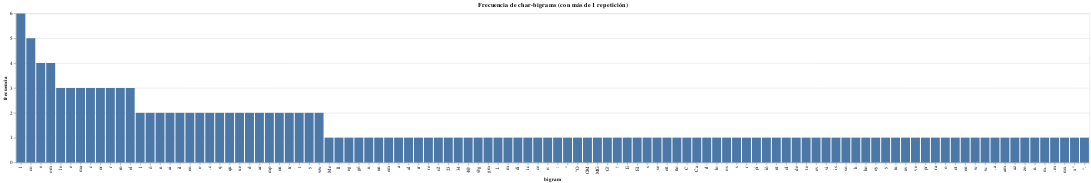

Notebook code cell kept with this figure:
### Code cell
# plot
alt.Chart(source).mark_bar().encode(
    alt.X("bigram",sort="-y"),
    y="frecuencia",
    tooltip=["bigram","chr_1","chr_2","frecuencia"]
).properties(
    title="Frecuencia de char-bigrams (con más de 1 repetición)"
)

### Figure 1 — Vega-Lite specification as saved in the notebook (floating-point values rounded to 4 significant figures)
{"$schema": "https://vega.github.io/schema/vega-lite/v4.17.0.json", "config": {"view": {"continuousHeight": 300, "continuousWidth": 400}}, "data": {"name": "data-34efaa5965e2093535114f2d7759546c"}, "datasets": {"data-34efaa5965e2093535114f2d7759546c": [{"bigram": "Me", "chr_1": "M", "chr_2": "e", "frecuencia": 1}, {"bigram": "e ", "chr_1": "e", "chr_2": " ", "frecuencia": 4}, {"bigram": " l", "chr_1": " ", "chr_2": "l", "frecuencia": 2}, {"bigram": "ll", "chr_1": "l", "chr_2": "l", "frecuencia": 1}, {"bigram": "le", "chr_1": "l", "chr_2": "e", "frecuencia": 3}, {"bigram": "eg", "chr_1": "e", "chr_2": "g", "frecuencia": 1}, {"bigram": "gó", "chr_1": "g", "chr_2": "ó", "frecuencia": 1}, {"bigram": "ó ", "chr_1": "ó", "chr_2": " ", "frecuencia": 2}, {"bigram": " u", "chr_1": " ", "chr_2": "u", "frecuencia": 1}, {"bigram": "un", "chr_1": "u", "chr_2": "n", "frecuencia": 1}, {"bigram": "n ", "chr_1": "n", "chr_2": " ", "frecuencia": 2}, {"bigram": " e", "chr_1": " ", "chr_2": "e", "frecuencia": 3}, {"bigram": "em", "chr_1": "e", "chr_2": "m", "frecuencia": 1}, {"bigram": "ma", "chr_1": "m", "chr_2": "a", "frecuencia": 3}, {"bigram": "ai", "chr_1": "a", "chr_2": "i", "frecuencia": 2}, {"bigram": "il", "chr_1": "i", "chr_2": "l", "frecuencia": 2}, {"bigram": "l ", "chr_1": "l", "chr_2": " ", "frecuencia": 6}, {"bigram": " a", "chr_1": " ", "chr_2": "a", "frecuencia": 1}, {"bigram": "al", "chr_1": "a", "chr_2": "l", "frecuencia": 1}, {"bigram": " c", "chr_1": " ", "chr_2": "c", "frecuencia": 3}, {"bigram": "co", "chr_1": "c", "chr_2": "o", "frecuencia": 5}, {"bigram": "or", "chr_1": "o", "chr_2": "r", "frecuencia": 3}, {"bigram": "rr", "chr_1": "r", "chr_2": "r", "frecuencia": 1}, {"bigram": "re", "chr_1": "r", "chr_2": "e", "frecuencia": 1}, {"bigram": "eo", "chr_1": "e", "chr_2": "o", "frecuencia": 2}, {"bigram": "o ", "chr_1": "o", "chr_2": " ", "frecuencia": 2}, {"bigram": "o2", "chr_1": "o", "chr_2": "2", "frecuencia": 1}, {"bigram": "23", "chr_1": "2", "chr_2": "3", "frecuencia": 1}, {"bigram": "34", "chr_1": "3", "chr_2": "4", "frecuencia": 1}, {"bigram": "4@", "chr_1": "4", "chr_2": "@", "frecuencia": 1}, {"bigram": "@g", "chr_1": "@", "chr_2": "g", "frecuencia": 1}, {"bigram": "gm", "chr_1": "g", "chr_2": "m", "frecuencia": 1}, {"bigram": "l.", "chr_1": "l", "chr_2": ".", "frecuencia": 1}, {"bigram": ".c", "chr_1": ".", "chr_2": "c", "frecuencia": 2}, {"bigram": "om", "chr_1": "o", "chr_2": "m", "frecuencia": 4}, {"bigram": "m ", "chr_1": "m", "chr_2": " ", "frecuencia": 1}, {"bigram": " q", "chr_1": " ", "chr_2": "q", "frecuencia": 2}, {"bigram": "qu", "chr_1": "q", "chr_2": "u", "frecuencia": 2}, {"bigram": "ue", "chr_1": "u", "chr_2": "e", "frecuencia": 2}, {"bigram": " d", "chr_1": " ", "chr_2": "d", "frecuencia": 2}, {"bigram": "di", "chr_1": "d", "chr_2": "i", "frecuencia": 1}, {"bigram": "ic", "chr_1": "i", "chr_2": "c", "frecuencia": 1}, {"bigram": "ce", "chr_1": "c", "chr_2": "e", "frecuencia": 1}, {"bigram": "e:", "chr_1": "e", "chr_2": ":", "frecuencia": 1}, {"bigram": ": ", "chr_1": ":", "chr_2": " ", "frecuencia": 1}, {"bigram": " \"", "chr_1": " ", "chr_2": "\"", "frecuencia": 1}, {"bigram": "\"O", "chr_1": "\"", "chr_2": "O", "frecuencia": 1}, {"bigram": "OM", "chr_1": "O", "chr_2": "M", "frecuencia": 1}, {"bigram": "MG", "chr_1": "M", "chr_2": "G", "frecuencia": 1}, {"bigram": "G!", "chr_1": "G", "chr_2": "!", "frecuencia": 1}, {"bigram": "! ", "chr_1": "!", "chr_2": " ", "frecuencia": 1}, {"bigram": " E", "chr_1": " ", "chr_2": "E", "frecuencia": 1}, {"bigram": "El", "chr_1": "E", "chr_2": "l", "frecuencia": 1}, {"bigram": " s", "chr_1": " ", "chr_2": "s", "frecuencia": 1}, {"bigram": "se", "chr_1": "s", "chr_2": "e", "frecuencia": 1}, {"bigram": "eñ", "chr_1": "e", "chr_2": "ñ", "frecuencia": 1}, {"bigram": "ño", "chr_1": "ñ", "chr_2": "o", "frecuencia": 1}, {"bigram": "r ", "chr_1": "r", "chr_2": " ", "frecuencia": 3}, {"bigram": " C", "chr_1": " ", "chr_2": "C", "frecuencia": 1}, {"bigram": "Ca", "chr_1": "C", "chr_2": "a", "frecuencia": 1}, {"bigram": "ar", "chr_1": "a", "chr_2": "r", "frecuencia": 2}, {"bigram": "rl", "chr_1": "r", "chr_2": "l", "frecuencia": 1}, {"bigram": "lo", "chr_1": "l", "chr_2": "o", "frecuencia": 1}, {"bigram": "os", "chr_1": "o", "chr_2": "s", "frecuencia": 1}, {"bigram": "s ", "chr_1": "s", "chr_2": " ", "frecuencia": 1}, {"bigram": " r", "chr_1": " ", "chr_2": "r", "frecuencia": 1}, {"bigram": "ro", "chr_1": "r", "chr_2": "o", "frecuencia": 3}, {"bigram": "mp", "chr_1": "m", "chr_2": "p", "frecuencia": 2}, {"bigram": "pi", "chr_1": "p", "chr_2": "i", "frecuencia": 1}, {"bigram": "ió", "chr_1": "i", "chr_2": "ó", "frecuencia": 1}, {"bigram": "el", "chr_1": "e", "chr_2": "l", "frecuencia": 3}, {"bigram": "on", "chr_1": "o", "chr_2": "n", "frecuencia": 2}, {"bigram": "nt", "chr_1": "n", "chr_2": "t", "frecuencia": 1}, {"bigram": "tr", "chr_1": "t", "chr_2": "r", "frecuencia": 2}, {"bigram": "ol", "chr_1": "o", "chr_2": "l", "frecuencia": 1}, {"bigram": "de", "chr_1": "d", "chr_2": "e", "frecuencia": 1}, {"bigram": " t", "chr_1": " ", "chr_2": "t", "frecuencia": 2}, {"bigram": "te", "chr_1": "t", "chr_2": "e", "frecuencia": 1}, {"bigram": "ev", "chr_1": "e", "chr_2": "v", "frecuencia": 1}, {"bigram": "vi", "chr_1": "v", "chr_2": "i", "frecuencia": 1}, {"bigram": "is", "chr_1": "i", "chr_2": "s", "frecuencia": 1}, {"bigram": "so", "chr_1": "s", "chr_2": "o", "frecuencia": 1}, {"bigram": " h", "chr_1": " ", "chr_2": "h", "frecuencia": 1}, {"bigram": "ho", "chr_1": "h", "chr_2": "o", "frecuencia": 1}, {"bigram": "oy", "chr_1": "o", "chr_2": "y", "frecuencia": 1}, {"bigram": "y ", "chr_1": "y", "chr_2": " ", "frecuencia": 2}, {"bigram": " y", "chr_1": " ", "chr_2": "y", "frecuencia": 1}, {"bigram": "tu", "chr_1": "t", "chr_2": "u", "frecuencia": 1}, {"bigram": "uv", "chr_1": "u", "chr_2": "v", "frecuencia": 1}, {"bigram": "ve", "chr_1": "v", "chr_2": "e", "frecuencia": 1}, {"bigram": "pr", "chr_1": "p", "chr_2": "r", "frecuencia": 1}, {"bigram": "ra", "chr_1": "r", "chr_2": "a", "frecuencia": 1}, {"bigram": " o", "chr_1": " ", "chr_2": "o", "frecuencia": 1}, {"bigram": "ot", "chr_1": "o", "chr_2": "t", "frecuencia": 1}, {"bigram": "en", "chr_1": "e", "chr_2": "n", "frecuencia": 1}, {"bigram": " w", "chr_1": " ", "chr_2": "w", "frecuencia": 1}, {"bigram": "ww", "chr_1": "w", "chr_2": "w", "frecuencia": 2}, {"bigram": "w.", "chr_1": "w", "chr_2": ".", "frecuencia": 1}, {"bigram": ".a", "chr_1": ".", "chr_2": "a", "frecuencia": 1}, {"bigram": "am", "chr_1": "a", "chr_2": "m", "frecuencia": 1}, {"bigram": "az", "chr_1": "a", "chr_2": "z", "frecuencia": 1}, {"bigram": "zo", "chr_1": "z", "chr_2": "o", "frecuencia": 1}, {"bigram": "n.", "chr_1": "n", "chr_2": ".", "frecuencia": 1}, {"bigram": "m.", "chr_1": "m", "chr_2": ".", "frecuencia": 1}, {"bigram": ".m", "chr_1": ".", "chr_2": "m", "frecuencia": 1}, {"bigram": "mx", "chr_1": "m", "chr_2": "x", "frecuencia": 1}, {"bigram": "x\"", "chr_1": "x", "chr_2": "\"", "frecuencia": 1}, {"bigram": "\".", "chr_1": "\"", "chr_2": ".", "frecuencia": 1}]}, "encoding": {"tooltip": [{"field": "bigram", "type": "nominal"}, {"field": "chr_1", "type": "nominal"}, {"field": "chr_2", "type": "nominal"}, {"field": "frecuencia", "type": "quantitative"}], "x": {"field": "bigram", "sort": "-y", "type": "nominal"}, "y": {"field": "frecuencia", "type": "quantitative"}}, "mark": "bar", "title": "Frecuencia de char-bigrams (con más de 1 repetición)"}
